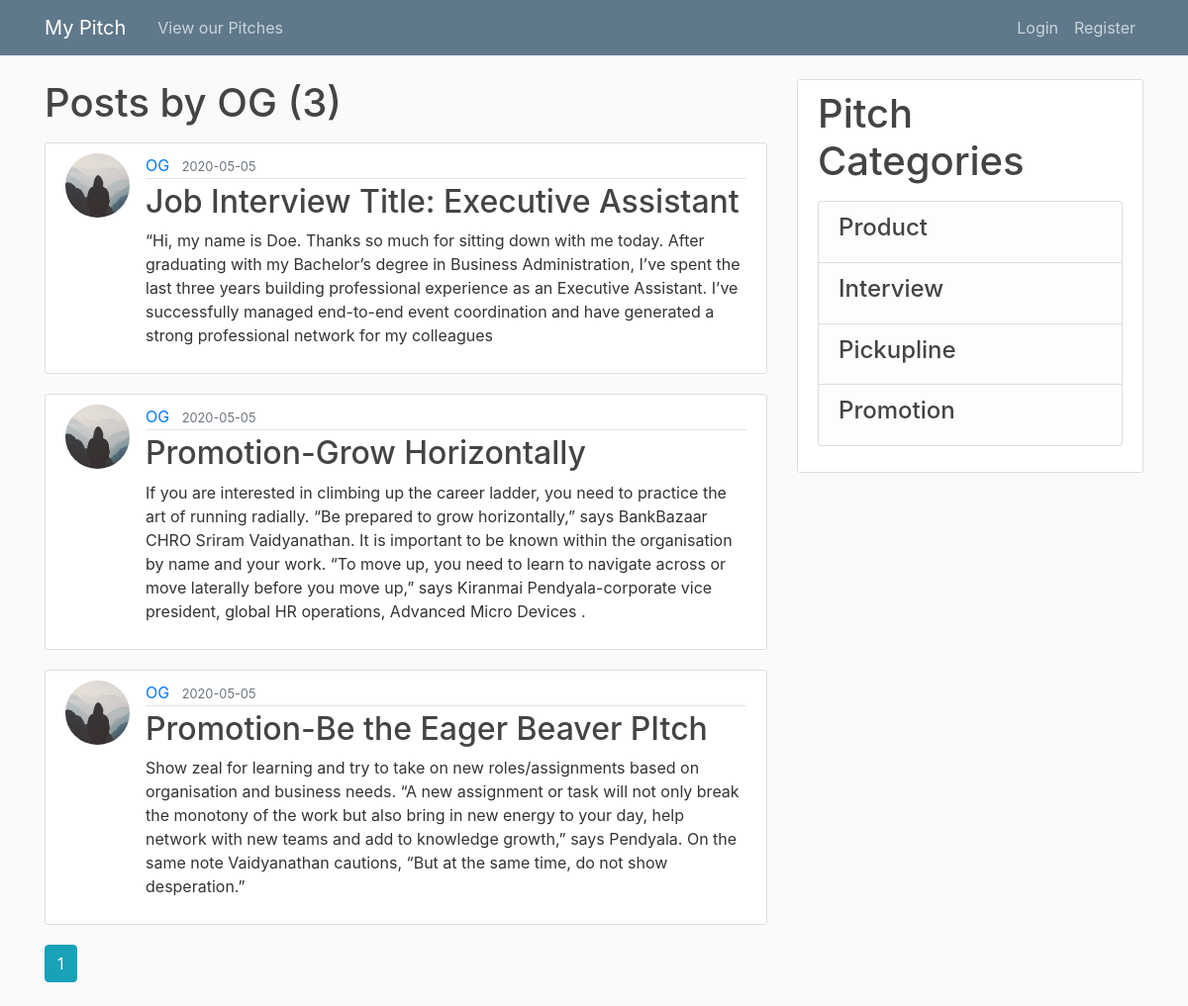
Page /user/OG on the committed database.
### app/models.py (models this page shows, shortened)
class User(db.Model, UserMixin):
    id = db.Column(db.Integer, primary_key=True)
    username = db.Column(db.String(20), unique=True, nullable=False)
    email = db.Column(db.String(120), unique=True, nullable=False)
    image_file = db.Column(db.String(20), nullable=False, default='default.jpg')
    password = db.Column(db.String(60), nullable=False)
    posts = db.relationship('Post', backref='author', lazy=True)

class Post(db.Model):
    id = db.Column(db.Integer, primary_key=True)
    title = db.Column(db.String(100), nullable=False)
    date = db.Column(db.DateTime, nullable=False, default=datetime.utcnow)
    content = db.Column(db.Text, nullable=False)
    user_id = db.Column(db.Integer, db.ForeignKey('user.id'), nullable=False)

### app/routes.py (the view)
@app.route("/user/<string:username>")
def user_posts(username):
    page = request.args.get('page', 1, type=int)
    user = User.query.filter_by(username=username).first_or_404()
    posts = Post.query.filter_by(author=user)\
        .order_by(Post.date.desc())\
        .paginate(page=page, per_page=5)
    return render_template('user_pitch.html', posts=posts, user=user)

### app/templates/user_pitch.html
{% extends "base.html" %}
{% block content %}
<h1 class="mb-3">Posts by {{ user.username }} ({{ posts.total }})</h1>
{% for post in posts.items %}
<article class="media content-section">
  <img class="rounded-circle article-img"
    src="{{ url_for('static', filename='profile_pics/' + post.author.image_file) }}">
  <div class="media-body">
    <div class="article-metadata">
      <a class="mr-2" href="{{ url_for('user_posts', username=post.author.username) }}">{{ post.author.username }}</a>
      <small class="text-muted">{{ post.date.strftime('%Y-%m-%d') }}</small>
    </div>
    <h2><a class="article-title" href="{{ url_for('post', post_id=post.id) }}">{{ post.title }}</a></h2>
    <p class="article-content">{{ post.content }}</p>
  </div>
</article>
{% endfor %}
{% for page_num in posts.iter_pages(left_edge=1, right_edge=1, left_current=1, right_current=2) %}
{% if page_num %}
{% if posts.page == page_num %}
<a class="btn btn-info mb-4"href="{{ url_for('user_posts', username=user.username, page=page_num) }}">{{ page_num }}</a>
{% else %}
<a class="btn btn-outline-info mb-4"href="{{ url_for('user_posts', username=user.username, page=page_num) }}">{{ page_num }}</a>
{% endif %}
{% else %}
...
{% endif %}
{% endfor %}
{% endblock content %}

### app/static/styles.css (style rules this page uses)
body { background: #fafafa; color: #333333; margin-top: 5rem; }
h1, h2, h3, h4, h5, h6 { color: #444444; }
.content-section { background: #ffffff; padding: 10px 20px; border: 1px solid #dddddd; border-radius: 3px; margin-bottom: 20px; }
.article-title { color: #444444; }
.article-content { white-space: pre-line; }
.article-img { height: 65px; width: 65px; margin-right: 16px; }
.article-metadata { padding-bottom: 1px; margin-bottom: 4px; border-bottom: 1px solid #e3e3e3 }

### rows in the picture
User: username "OG"
Post: image_file (placeholder picture), author.username "OG", date "2020-05-05", title "Job Interview Title: Executive Assistant", content "“Hi, my name is Doe. Thanks so much for sitting down with me today. After graduating with my Bachelor’s degree in Business Administration, I’ve spent the last three years building professional experience as an Executive Assistant. I’ve successfully managed end-to-end event coordination and have generated a strong professional network for my colleagues"
Post: image_file (placeholder picture), author.username "OG", date "2020-05-05", title "Promotion-Grow Horizontally", content "If you are interested in climbing up the career ladder, you need to practice the art of running radially. “Be prepared to grow horizontally,” says BankBazaar CHRO Sriram Vaidyanathan. It is important to be known within the organisation by name and your work. “To move up, you need to learn to navigate across or move laterally before you move up,” says Kiranmai Pendyala-corporate vice president, global HR operations, Advanced Micro Devices ."
Post: image_file (placeholder picture), author.username "OG", date "2020-05-05", title "Promotion-Be the Eager Beaver PItch", content "Show zeal for learning and try to take on new roles/assignments based on organisation and business needs. “A new assignment or task will not only break the monotony of the work but also bring in new energy to your day, help network with new teams and add to knowledge growth,” says Pendyala. On the same note Vaidyanathan cautions, “But at the same time, do not show desperation.”"

### other values in the picture
{{ posts.total }} "3"
{{ page_num }} "1"
